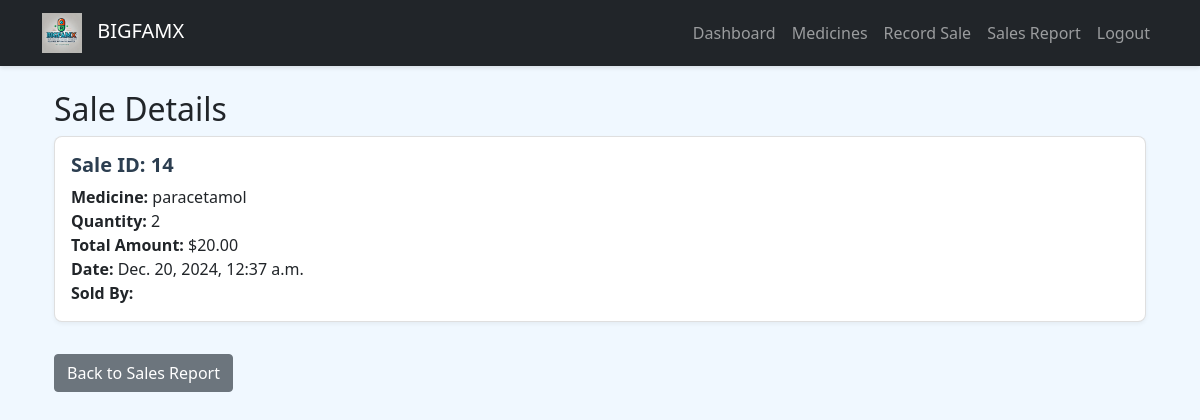
Screenshot of /sales/view/14/ (signed in) with the database file from the repository.
### pharmacy_app/models.py (models this page shows, shortened)
class Sale(models.Model):
    medicine = models.ForeignKey(Medicine, on_delete=models.CASCADE)
    quantity = models.IntegerField()
    total_amount = models.DecimalField(max_digits=10, decimal_places=2)
    shop = models.ForeignKey(Shop, on_delete=models.CASCADE)
    attendant = models.ForeignKey(User, on_delete=models.CASCADE)
    sale_date = models.DateTimeField(auto_now_add=True)

class Medicine(models.Model):
    name = models.CharField(max_length=100)
    description = models.TextField()
    price = models.DecimalField(max_digits=10, decimal_places=2)
    stock = models.IntegerField()
    image = models.ImageField(upload_to='medicine_images/', null=True, blank=True)
    shop = models.ForeignKey(Shop, on_delete=models.CASCADE)
    created_at = models.DateTimeField(auto_now_add=True)
    updated_at = models.DateTimeField(auto_now=True)
    class Meta:
        indexes = [
            models.Index(fields=['shop', 'name']),
            models.Index(fields=['stock']),
        ]

### pharmacy_app/views.py (the view)
# urls.py: path('sales/view/<int:sale_id>/', views.view_sale, name='view_sale'),
@login_required
def view_sale(request, sale_id):
    try:
        sale = Sale.objects.get(id=sale_id)
    except Sale.DoesNotExist:
        messages.error(request, f'Sale record with ID {sale_id} does not exist.')
        return redirect('dashboard')
    if request.user.is_superuser:
        pass
    else:
        try:
            shop_attendant = ShopAttendant.objects.get(user=request.user)
            if sale.shop != shop_attendant.shop:
                messages.error(request, 'You do not have permission to view sales from other shops.')
                return redirect('dashboard')
        except ShopAttendant.DoesNotExist:
            messages.error(request, 'Shop attendant profile not found.')
            return redirect('dashboard')
    return render(request, 'pharmacy_app/view_sale.html', {'sale': sale})

### pharmacy_app/templates/pharmacy_app/view_sale.html
{% extends 'pharmacy_app/base.html' %}
{% block content %}
<div class="container mt-4">
    <h2>Sale Details</h2>
    <div class="card">
        <div class="card-body">
            <h5 class="card-title">Sale ID: {{ sale.id }}</h5>
            <p class="card-text">
                <strong>Medicine:</strong> {{ sale.medicine.name }}<br>
                <strong>Quantity:</strong> {{ sale.quantity }}<br>
                <strong>Total Amount:</strong> ${{ sale.total_amount }}<br>
                <strong>Date:</strong> {{ sale.sale_date }}<br>
                <strong>Sold By:</strong> {{ sale.attendant.user.username }}
            </p>
        </div>
    </div>
    <a href="{% url 'sales_report' %}" class="btn btn-secondary mt-3">Back to Sales Report</a>
</div>
{% endblock %}

### pharmacy_app/static/pharmacy_app/css/custom.css (style rules this page uses)
body { background-color: #f0f8ff; }
.card { border-radius: 8px; box-shadow: 0 2px 4px rgba(0,0,0,0.1); transition: transform 0.3s ease; }
.card-title { color: #2c3e50; font-weight: 600; }

### pharmacy_app/static/pharmacy_app/css/dashboard.css (style rules this page uses)
.card { transition: transform 0.2s ease-in-out; margin-bottom: 1rem; box-shadow: 0 2px 4px rgba(0, 0, 0, 0.05); }

### rows the page displays
Sale: id "14", medicine.name "paracetamol", quantity "2", total_amount "20.00", sale_date "Dec. 20, 2024, 12:37 a.m."
